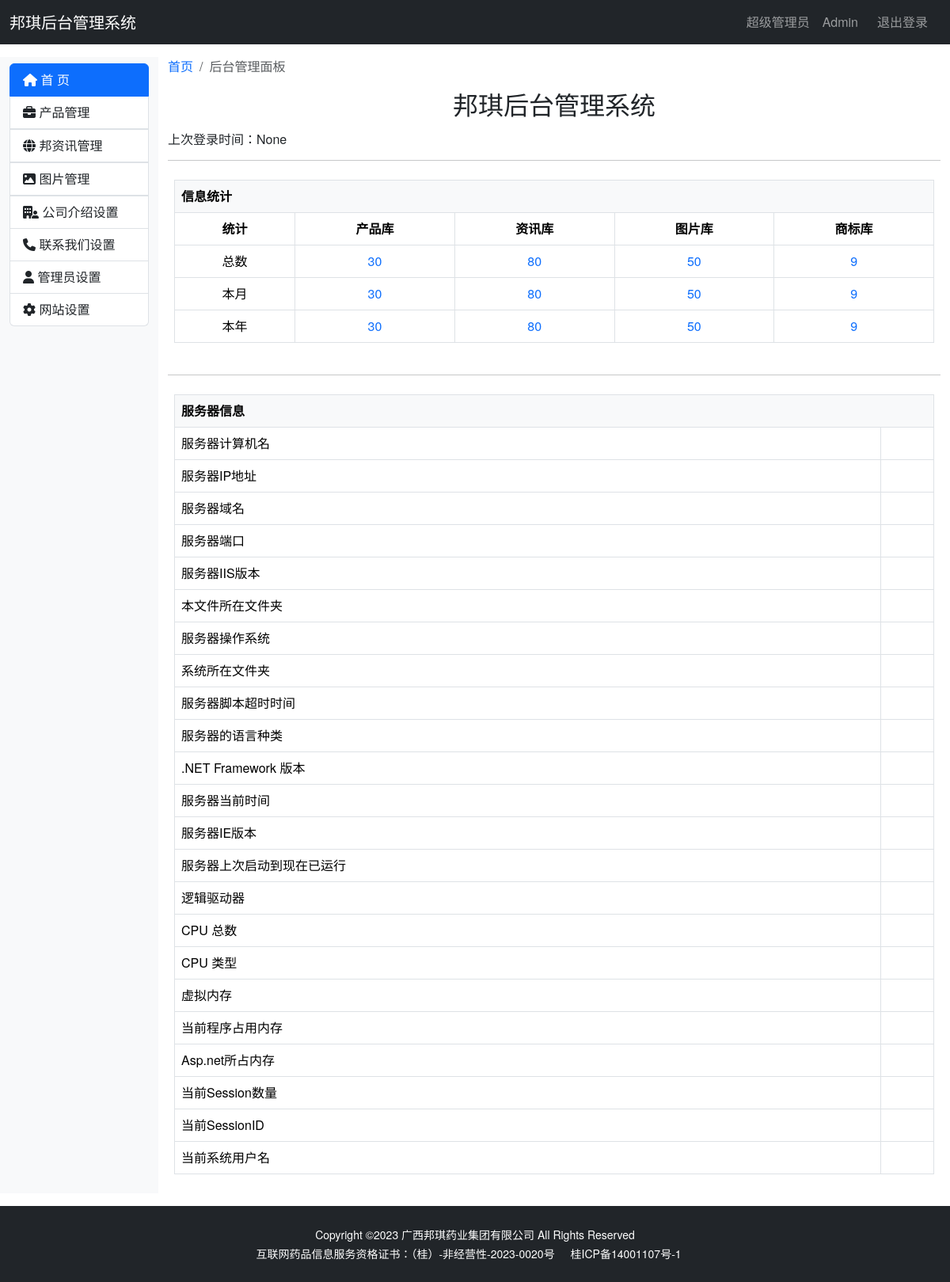
The page /admin/ (signed in) on the database as committed earlier.
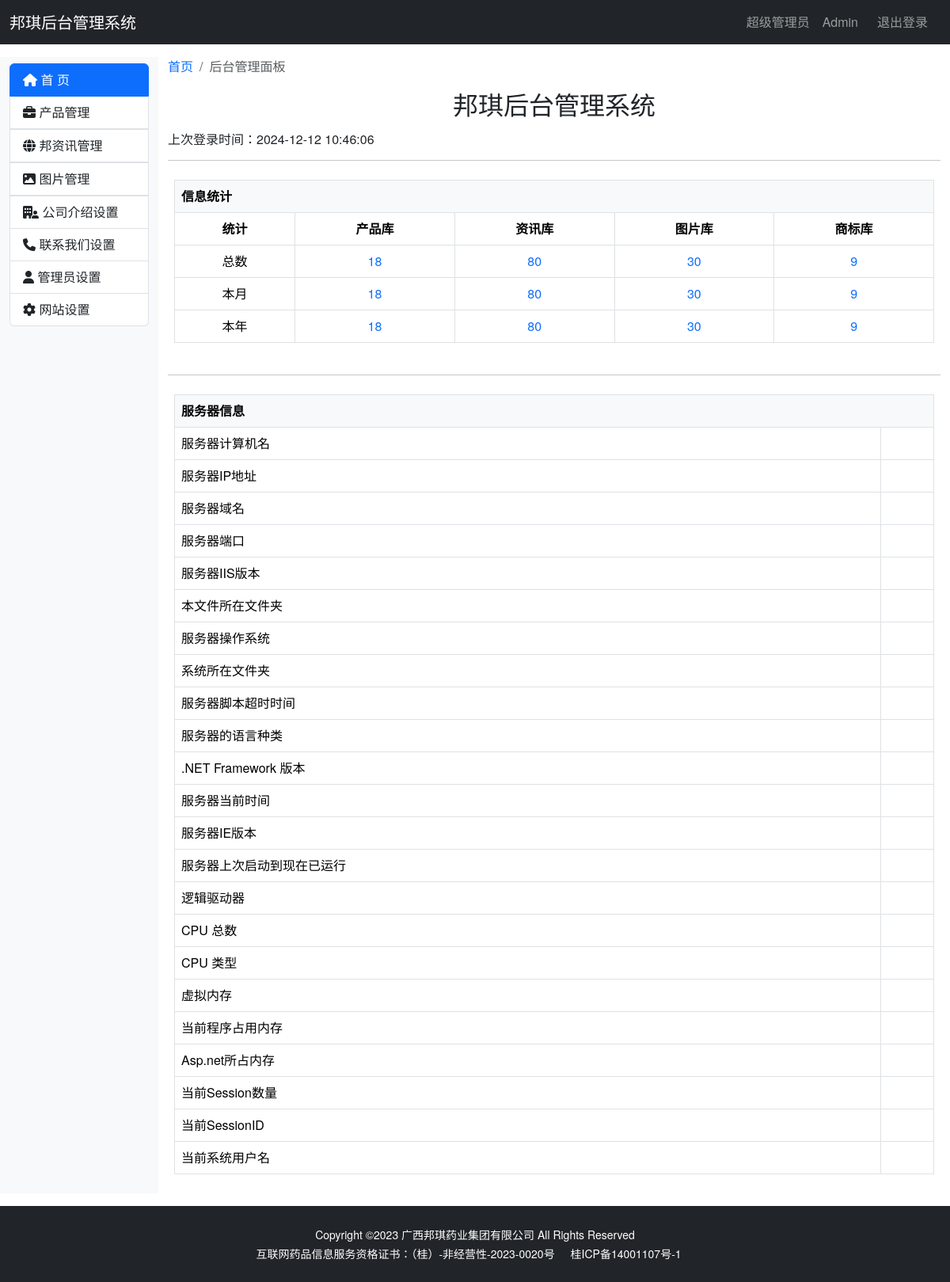
The same page on the database as committed later.
### bqwebsite/models.py (models this page shows, shortened)
class Admin(db.Model, UserMixin):
    __tablename__ = 'admin'
    id = db.Column(db.Integer, primary_key=True, autoincrement=True)
    email = db.Column(db.String(128), unique=True)
    name = db.Column(db.String(50))
    last_login_time = db.Column(db.DateTime)  # 最后一次登录时间
    password_hash = db.Column(db.String(128))

### bqwebsite/blueprints/admin.py (the view)
@admin_bp.route('/')  # 首页
def index():
    if not current_user.is_authenticated:
        return redirect(url_for('main.index'))
    product_length = Product.query.count()
    news_length = News.query.count()
    photo_length = Photo.query.count()
    brand_length = Brand.query.count()
    return render_template('admin/index.html', product_length=product_length, news_length=news_length,
                           photo_length=photo_length, brand_length=brand_length,
                           last_login_time=current_user.last_login_time)

### bqwebsite/extensions.py (called while the page is built)
@login_manager.user_loader
def load_user(user_id):
    from .models import Admin
    user = Admin.query.get(int(user_id))
    return user

### bqwebsite/templates/admin/index.html (shortened to what the changed rows need)
{% extends 'admin_base.html' %}
{% block content %}
    <div class="container-fluid my-3">
        <div class="row">
            <div class="col-md-10">
                <nav aria-label="breadcrumb">
                    <ol class="breadcrumb">
                    </ol>
                </nav>
                <h2 class="text-center mb-3 mt-3">邦琪后台管理系统</h2>
                <h6>上次登录时间：{{ current_user.last_login_time }}</h6>
                <hr>
                <div class="p-2">
                    <table class="table table-hover text-center table-bordered">
                        <thead>
                        <tr>
                            <th colspan="5" scope="col" class="bg-light text-start">信息统计</th>
                        </tr>
                        </thead>
                        <thead>
                        <tr>
                            <th scope="col">统计</th>
                            <th scope="col">产品库</th>
                            <th scope="col">资讯库</th>
                            <th scope="col">图片库</th>
                            <th scope="col">商标库</th>
                        </tr>
                        </thead>
                        <tbody>
                        <tr>
                            <td>
                                <a href="{{ url_for('admin.product_list') }}"
                                   class="link-offset-2 link-offset-3-hover link-underline link-underline-opacity-0 link-underline-opacity-75-hover">{{ product_length }}
                                </a>
                            </td>
                            <td>
                                <a href="#"
                                   class="link-offset-2 link-offset-3-hover link-underline link-underline-opacity-0 link-underline-opacity-75-hover">{{ photo_length }}
                                </a>
                            </td>
                        </tr>
                        <tr>
                            <td>
                                <a href="{{ url_for('admin.product_list') }}"
                                   class="link-offset-2 link-offset-3-hover link-underline link-underline-opacity-0 link-underline-opacity-75-hover">{{ product_length }}
                                </a>
                            </td>
                            <td>
                                <a href="#"
                                   class="link-offset-2 link-offset-3-hover link-underline link-underline-opacity-0 link-underline-opacity-75-hover">{{ photo_length }}
                                </a>
                            </td>
                        </tr>
                        <tr>
                            <td>
                                <a href="{{ url_for('admin.product_list') }}"
                                   class="link-offset-2 link-offset-3-hover link-underline link-underline-opacity-0 link-underline-opacity-75-hover">{{ product_length }}
                                </a>
                            </td>
                            <td>
                                <a href="#"
                                   class="link-offset-2 link-offset-3-hover link-underline link-underline-opacity-0 link-underline-opacity-75-hover">{{ photo_length }}
                                </a>
                            </td>
                        </tr>
                        </tbody>
                    </table>
                </div>
                <hr>
                <div class="p-2">
                    <table class="table table-hover table-bordered">
                        <thead>
                        <tr>
                            <th colspan="2" scope="col" class="bg-light">服务器信息</th>
                        </tr>
                        </thead>
                    </table>
                </div>
            </div>
        </div>
    </div>
{% endblock %}

Rows that differ between the two databases and show on the page:
changed Admin: last_login_time "None" → "2024-12-12 10:46:06"
Other text that changed with them:
{{ product_length }}: "30" → "18"
{{ photo_length }}: "50" → "30"
